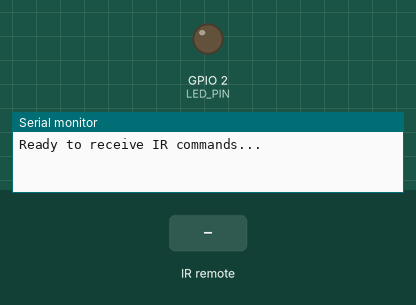
This sketch was run on a simulated ESP8266 (NodeMCU). Shown: output pins drawn as LEDs (lit = HIGH), the last lines printed to the serial monitor. The inputs (shaded band) are chosen by the test bench.

Above: at 1.2 s.
1.3 s: infrared code 0xE318261B received
At 2.0 s:
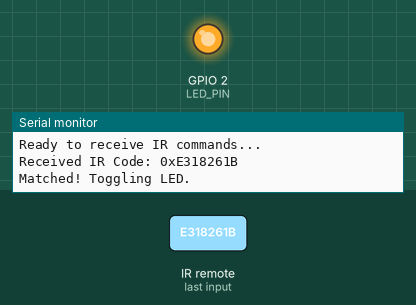
3.8 s: infrared code 0xFFA25D received
At 5.9 s:
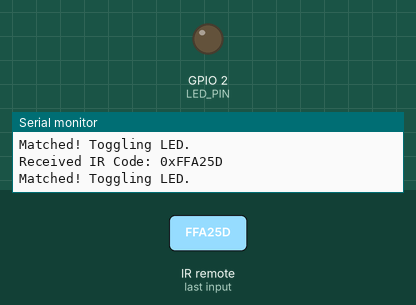
Timing chart, 0 to 7.4 s (numbered marks = the images above; inputs shaded):
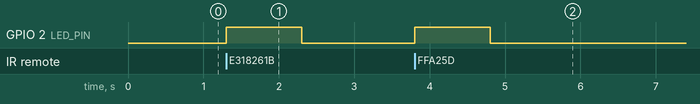

The sketch:

led_on_off.ino
```cpp
/*

This code is written by Rahul Sharma for Yolabs
This code will  help you to know the  button and its code and will help you make inbuilt LED on or off for a sec as well as test blocks to check your  HEXcode from remote

To control a motor in both directions using an ESP32 and IR remote control, you will need to modify the code or take the code - Remote_Motor Control.ino
Hardware:
ESP32 Development Board -dev kit v1
IR Receiver Module & remote control - provided as a set
Motor Driver Module: e.g., L298N or L293D
DC Motor
Wiring: Jumper Wire

REciver to ESP32 Connection

VCC or + -> 3.3V of ESP32
GND or - -> GND of ESP32
OUT or S -> Any GPIO (for this code it is  D15)

*/


#include <IRremoteESP8266.h>  // if not installed please install this library it works for ESP32 also
#include <IRrecv.h>
#include <IRutils.h>

#define IR_RECEIVE_PIN 15
#define LED_PIN 2

// Sample IR codes . Please replace with the one you captured. To know your code use serial monitor.

#define BUTTON1_PRESS_CODE1 0xE318261B
#define BUTTON1_PRESS_CODE2 0xFFA25D
#define BUTTON_PRESS_UP 0x3D9AE3F7
#define BUTTON_PRESS_STOP1 0x488F3CBB
#define BUTTON_PRESS_STOP2 0xFF38C7
#define BUTTON_PRESS_DOWN 0x1BCO152B


IRrecv irrecv(IR_RECEIVE_PIN);
decode_results results;

void setup() {
    Serial.begin(115200);
    pinMode(LED_PIN, OUTPUT);
    irrecv.enableIRIn();
    Serial.println("Ready to receive IR commands...");
}

void loop() {
    if (irrecv.decode(&results)) {
        Serial.print("Received IR Code: 0x");
        Serial.println(results.value, HEX); // This will print the received IR code in HEX format

        if (results.value == BUTTON1_PRESS_CODE1 || results.value == BUTTON1_PRESS_CODE2) {
            Serial.println("Matched! Toggling LED.");
            digitalWrite(LED_PIN, HIGH);
            delay(1000);
            digitalWrite(LED_PIN, LOW);
        }

        else if (results.value == BUTTON_PRESS_UP) {

          liftup();
        }

        else if (results.value == BUTTON_PRESS_STOP1 || results.value == BUTTON_PRESS_STOP2) {

          liftstop();
        }


        else {
            Serial.println("Received code did not match expected code.");
        }
        irrecv.resume();
    }
    delay(100); // Small delay to avoid flooding the Serial monitor
}

//Create your own functions or modify them as per your project requirements

void liftup(){
  Serial.println("LIFT IS GOING UP.");
}

void liftstop(){
  Serial.println("LIFT IS STOPED.");
}

void liftdown(){
  Serial.println("LIFT IS GOING DOWN.");
}
```

Measured:
- after the input at 1.3 s, GPIO 2 (LED_PIN): LOW → HIGH at once, → LOW 1.0 s later
- after the input at 3.8 s, GPIO 2 (LED_PIN): LOW → HIGH at once, → LOW 1.0 s later
